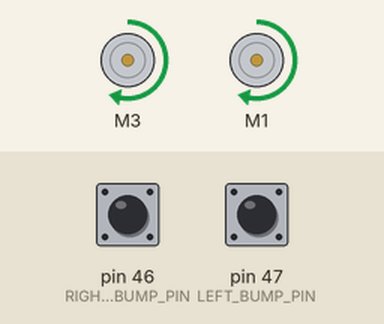
Simulated run of this sketch. Board: Arduino Mega 2560, built with avr-gcc and run on an emulated ATmega2560. On the bench: 2 × DC motor (green arrow = forward, orange = backward, longer = faster). The test bench sets the inputs (shaded band); at power-on: pin 46 (RIGHT_BUMP_PIN) HIGH, pin 47 (LEFT_BUMP_PIN) HIGH.

Above: at 3.2 s.
3.3 s: pin 46 (RIGHT_BUMP_PIN) pulled LOW for 0.15 s
At 3.6 s:
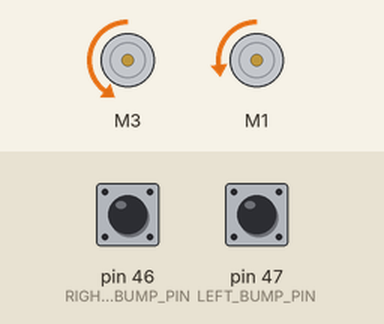
5.6 s: pin 47 (LEFT_BUMP_PIN) pulled LOW for 1 s
At 6.2 s:
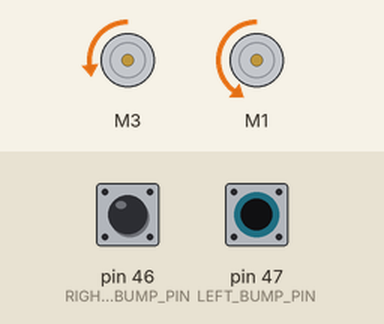
8.7 s: pin 47 (LEFT_BUMP_PIN) pulled LOW for 3.2 s
At 12.5 s:
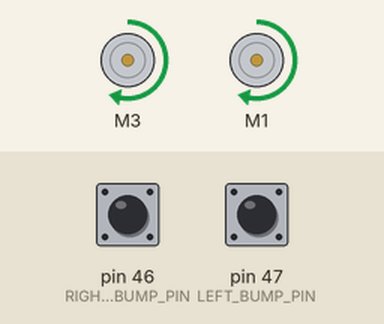
13.4 s: pin 46 (RIGHT_BUMP_PIN) pulled LOW for 3.2 s
At 14.0 s:
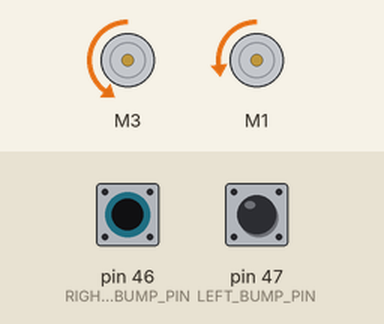
Timing chart, 0 to 18.1 s (numbered marks = the images above; inputs shaded):
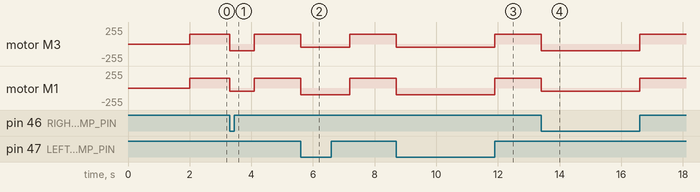

The sketch:

MindlessBumping.ino
```cpp
/* B3_Bump.ino

   Drive the TWO-WHEELED Bread Board Bot (BBbot, B^3)
   forward.  When a whisker bump sensor on either side hits something,
   back up and turn slightly away from that direction and resume
   forward path.

   Arduino: Arduino Mega 256 v3 Clone
   Motor Shield: Adafruit assembled Motor Shield for Arduino v2
   ---->  http://www.adafruit.com/products/1438

   Programmer: Dave Eslinger; June 12, 2015
   Revisions:
*/
#include <Wire.h>
#include <Adafruit_MotorShield.h>
#include <math.h>
#include <breadboardbot.h>

// Create the motor shield object with the default I2C address
Adafruit_MotorShield AFMS = Adafruit_MotorShield();

// Define Constants

const byte LEFT_BUMP_PIN = 47;    // Define DIGITAL Pins for left
const byte RIGHT_BUMP_PIN = 46;   // and right bump sensors

const byte FORWARD_SPEED = 150;   // Define normal speeds
const byte BACKWARD_SPEED = 100;  // and backup/turn speed
const int  TURN_DURATION = 800;   // Turn length in milliseconds

// Define 'ports' for motors.
const byte LEFT_MOTOR_PORT = 3;
const byte RIGHT_MOTOR_PORT = 1;
// Create pointers to motor control objects
Adafruit_DCMotor *motorLeft = AFMS.getMotor(LEFT_MOTOR_PORT);
Adafruit_DCMotor *motorRight = AFMS.getMotor(RIGHT_MOTOR_PORT);


void setup(void){
  AFMS.begin();  // create with the default frequency 1.6KHz
  // Turn off all motors to start, just a good habit
  motorLeft->run(RELEASE);
  motorRight->run(RELEASE);
  Serial.begin(9600);  //Begin serial communcation

  /*Set up Bump Pins with Arduino internal pullup resistors
    This will make them always high unless a bump switch is hit,
    which will make a connection to ground and they will read low. */
  pinMode(LEFT_BUMP_PIN,INPUT_PULLUP);
  pinMode(RIGHT_BUMP_PIN,INPUT_PULLUP);

  delay(2000);  // Two second delay to get the robot ready
}

void loop(){
  /*  Assuming no switches closed initially.  Drive forward: */
  motorLeft->setSpeed(FORWARD_SPEED);
  motorRight->setSpeed(FORWARD_SPEED);
  while(digitalRead(LEFT_BUMP_PIN) && digitalRead(RIGHT_BUMP_PIN)) {
    motorLeft->run(FORWARD);
    motorRight->run(FORWARD);
  }

  /* If you got here, one of the bump switches was closed */

  /* First check the LEFT sensor: */
  if(! digitalRead(LEFT_BUMP_PIN)) { // the LEFT side switch was bumped
    motorLeft->setSpeed(BACKWARD_SPEED/2); // Slowly back up and turn to right
    motorRight->setSpeed(BACKWARD_SPEED);
    motorLeft->run(BACKWARD);
    motorRight->run(BACKWARD);
    delay(TURN_DURATION);                  // for specified duration
    motorLeft->run(RELEASE);               // Then stop power to the motors
    motorRight->run(RELEASE);              // and move to next section of code
  }

  /* Then check the right sensor: */
   if(! digitalRead(RIGHT_BUMP_PIN)) { // the RIGHT side switch was bumped
    motorLeft->setSpeed(BACKWARD_SPEED); // Slowly back up and turn to left
    motorRight->setSpeed(BACKWARD_SPEED/2);
    motorLeft->run(BACKWARD);
    motorRight->run(BACKWARD);
    delay(TURN_DURATION);                 // for specified duration
    motorLeft->run(RELEASE);               // Then stop power to the motors
    motorRight->run(RELEASE);              // and move to next section of code
  }

   /*That is all!  Now go back to the beginning of the loop and
     drive straight ahead until somehting is bumped. */
}
```

Measured:
- after the input at 3.3 s, motor M3: forward 150/255 → backward 100/255 at once, → forward 150/255 0.80 s later; motor M1: forward 150/255 → backward 50/255 at once, → forward 150/255 0.80 s later
- after the input at 5.6 s, motor M3: forward 150/255 → backward 50/255 at once, → forward 150/255 1.6 s later; motor M1: forward 150/255 → backward 100/255 at once, → forward 150/255 1.6 s later
- after the input at 8.7 s, motor M3: forward 150/255 → backward 50/255 at once, → forward 150/255 3.2 s later; motor M1: forward 150/255 → backward 100/255 at once, → forward 150/255 3.2 s later
- after the input at 13.4 s, motor M3: forward 150/255 → backward 100/255 at once, → forward 150/255 3.2 s later; motor M1: forward 150/255 → backward 50/255 at once, → forward 150/255 3.2 s later
